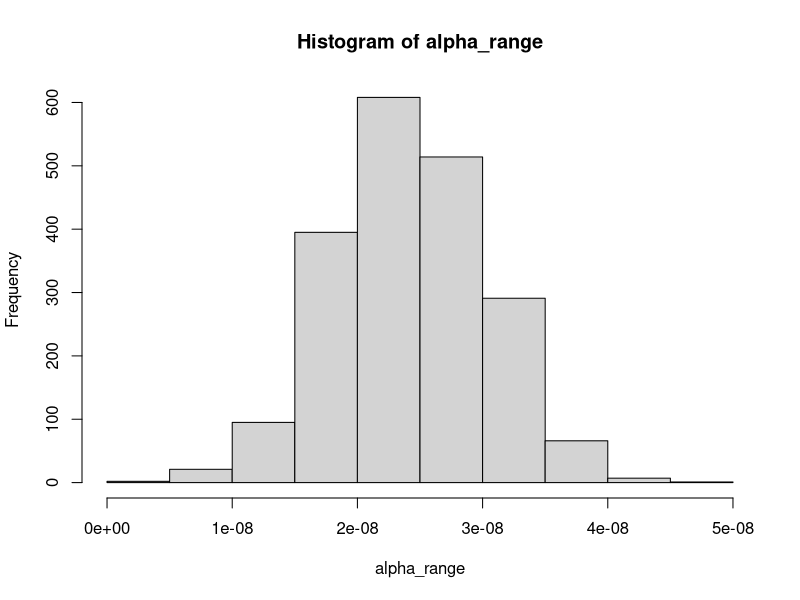
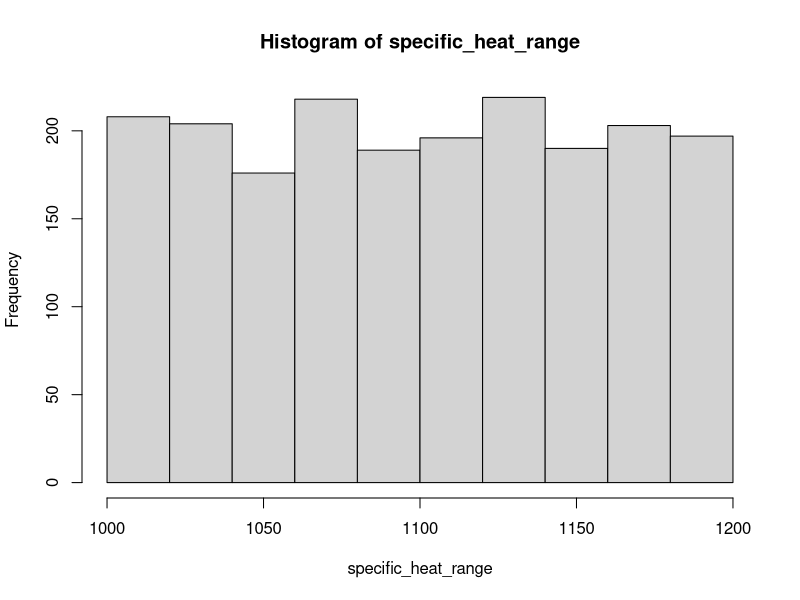
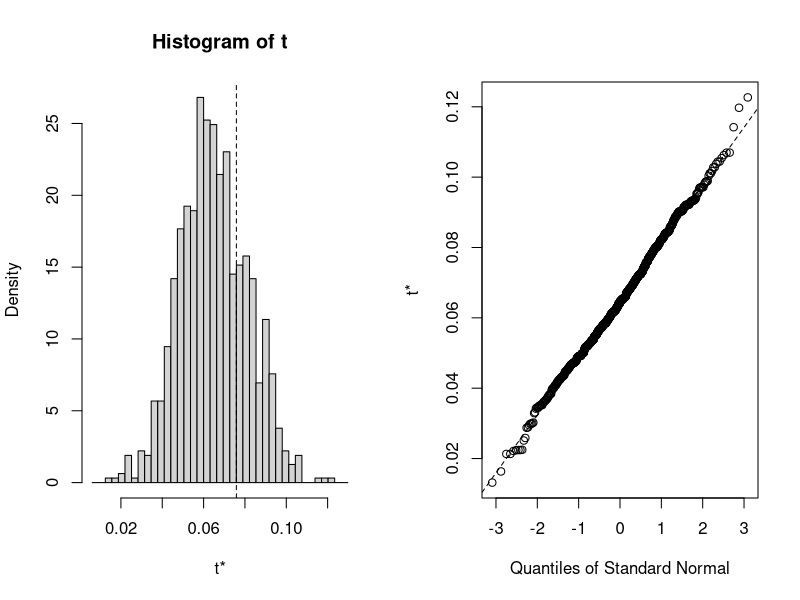

Here is the R script that generated these plots, in order:
library(boot)
#select alpha values with mean and sd of previously determined values
alpha_range<-rnorm(n=2000, mean=2.45*10^-08, sd=6.087*10^-09) #0 to 10 cm
hist(alpha_range)
#select values for specific heat capacity
specific_heat_range<-runif(n=2000, min=1000, max=1200) #mean=1140, sd=25)
hist(specific_heat_range)
range(specific_heat_range)
#density 
density<-2.409*1000 #kg/m^3

#create input dataframe to bootstrap from
dat<-data.frame("alpha"=alpha_range, "Cv"=specific_heat_range*density)
#dat<-data.frame("alpha"=rep(7.13*10^-8), "Cv"=specific_heat_range*density)
str(dat)
#define function 
cond<-function(dat=dat, indices){
  dt<-dat[indices,]
  c(dt[,1]*dt[,2])
}
#bootstrap
test<-boot::boot(data = dat, statistic=cond, R=1000)
plot(test)
#calculate confidence intervals
boot.ci(test,type = "perc", conf = 0.95)
#get value for k
